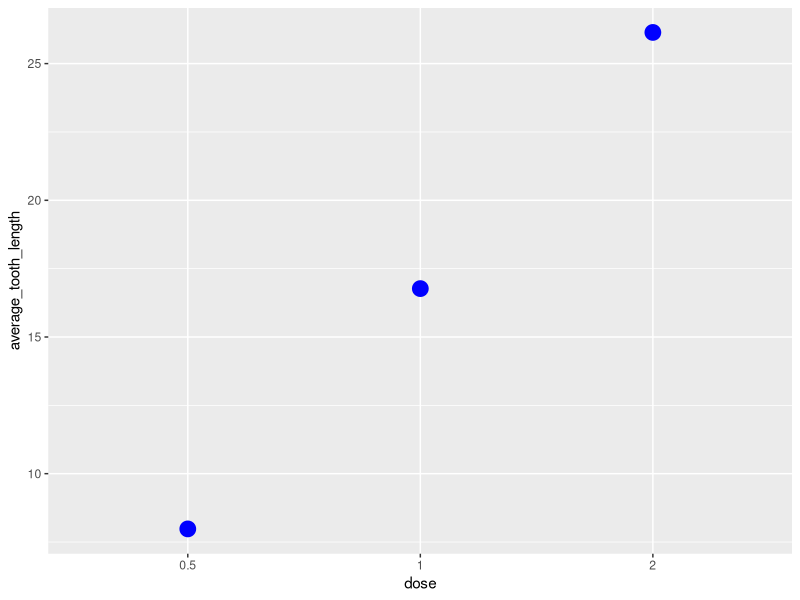
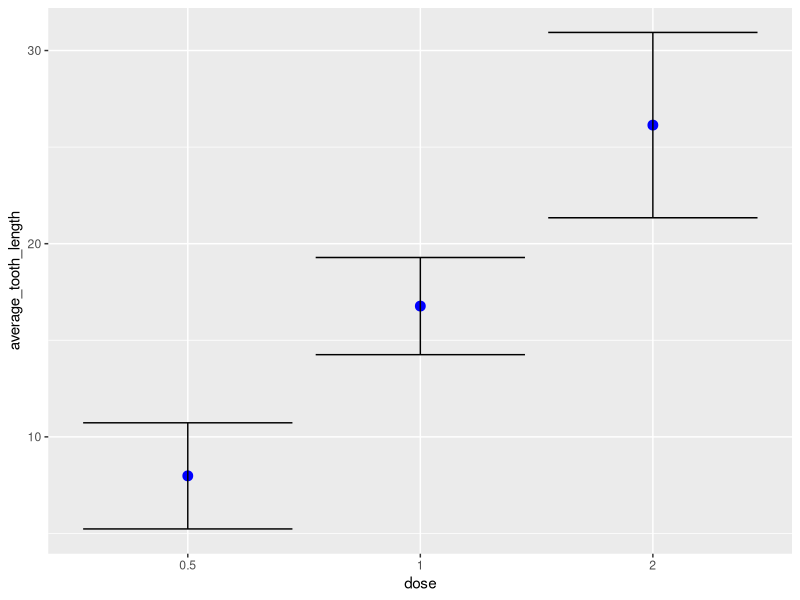
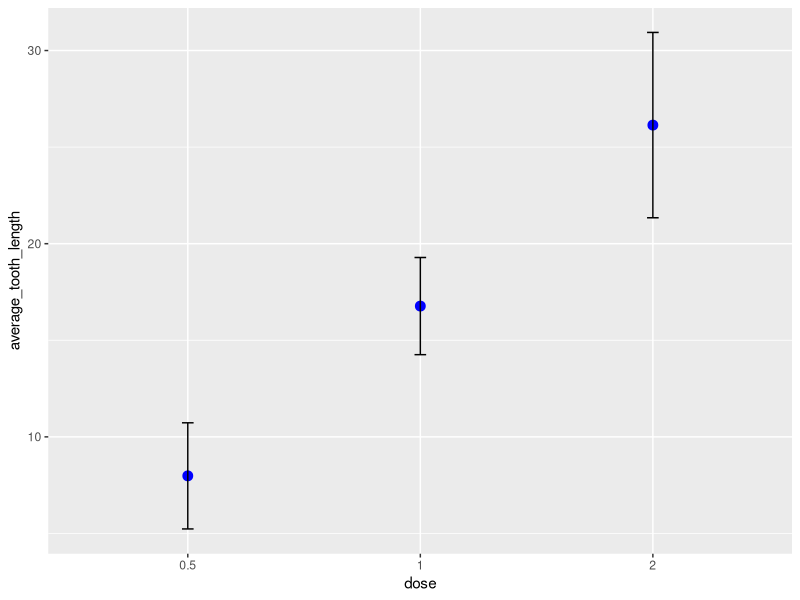
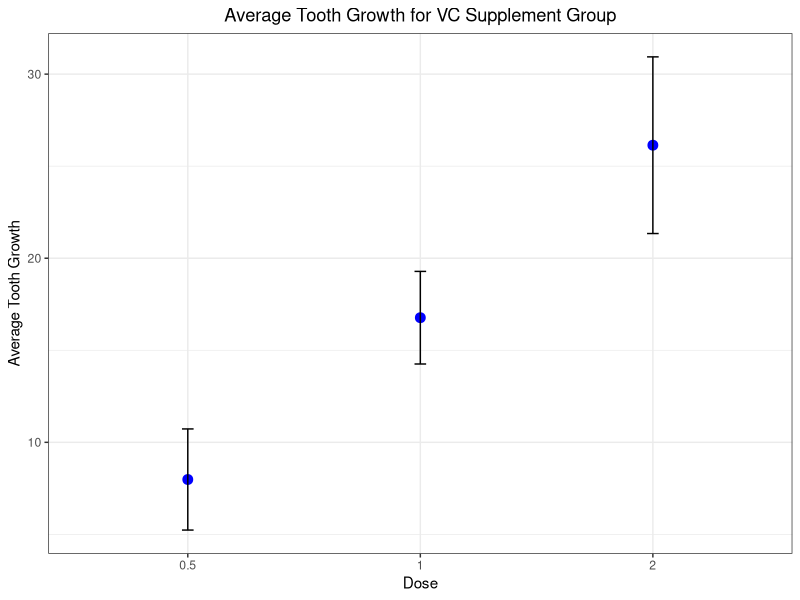
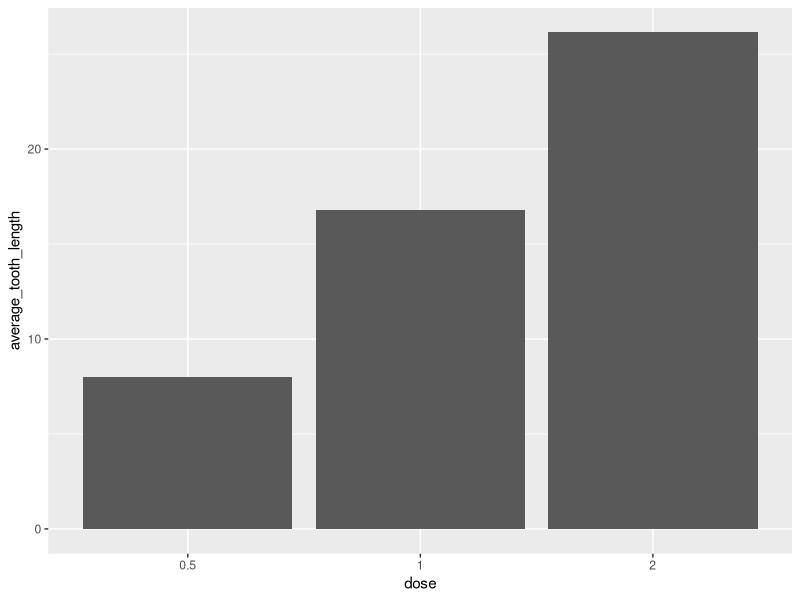
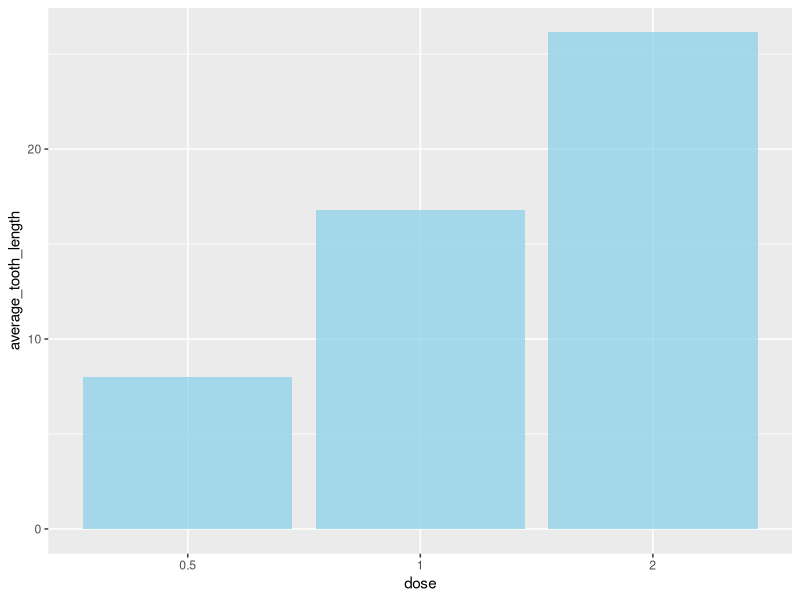
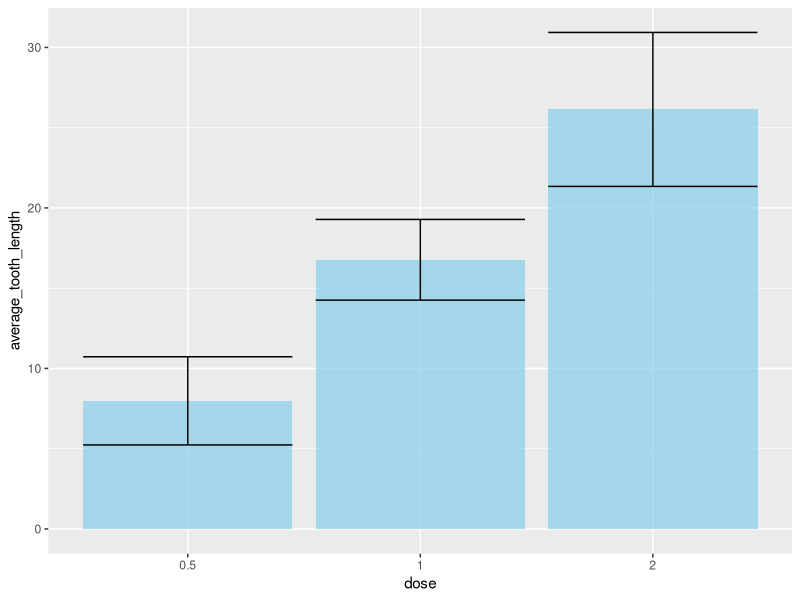
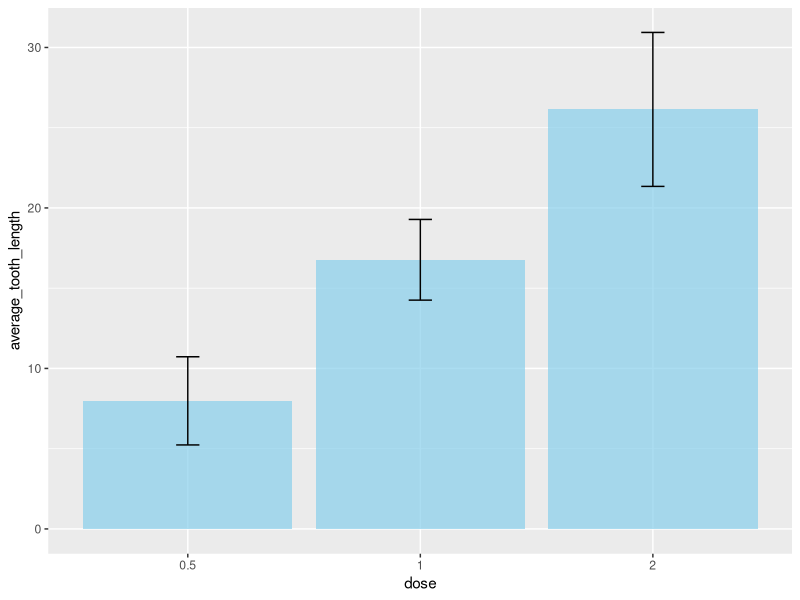

Generate these figures, in order, with R:
## Errorbars are mean +- standard deviation

library(tidyverse)


?geom_errorbar

?ToothGrowth
View(ToothGrowth)
glimpse(ToothGrowth)

unique(ToothGrowth$supp)
unique(ToothGrowth$dose)
summary(ToothGrowth)

ToothGrowth %>% 
  group_by(dose) %>% 
  summarise(average_tooth_length = mean(len))

ToothGrowth %>% 
  filter(supp == 'VC') %>% 
  group_by(dose) %>% 
  summarise(average_tooth_length = mean(len))
  
ToothGrowth %>% 
  filter(supp == 'VC') %>% 
  mutate(dose = as.factor(dose)) %>% 
  group_by(dose) %>% 
  summarise(average_tooth_length = mean(len)) %>% 
  glimpse()


ToothGrowth %>% 
  filter(supp == 'VC') %>% 
  mutate(dose = as.factor(dose)) %>% 
  group_by(dose) %>% 
  summarise(average_tooth_length = mean(len),
            sd_tooth_length = sd(len))

ToothGrowth %>% 
  filter(supp == 'VC') %>% 
  mutate(dose = as.factor(dose)) %>% 
  group_by(dose) %>% 
  summarise(average_tooth_length = mean(len),
            sd_tooth_length = sd(len)) %>% 
  ggplot(aes(dose, average_tooth_length)) + 
  geom_point(size = 5, colour = "blue")


ToothGrowth %>% 
  filter(supp == 'VC') %>% 
  mutate(dose = as.factor(dose)) %>% 
  group_by(dose) %>% 
  summarise(average_tooth_length = mean(len),
            sd_tooth_length = sd(len)) %>% 
  ggplot(aes(dose, average_tooth_length)) + 
  geom_point(size = 3, colour = "blue") +
  geom_errorbar(aes(x = dose,
                    ymin = average_tooth_length - sd_tooth_length,
                    ymax = average_tooth_length + sd_tooth_length))

ToothGrowth %>% 
  filter(supp == 'VC') %>% 
  mutate(dose = as.factor(dose)) %>% 
  group_by(dose) %>% 
  summarise(average_tooth_length = mean(len),
            sd_tooth_length = sd(len)) %>% 
  ggplot(aes(dose, average_tooth_length)) + 
  geom_point(size = 3, colour = "blue") +
  geom_errorbar(aes(x = dose,
                    ymin = average_tooth_length - sd_tooth_length,
                    ymax = average_tooth_length + sd_tooth_length,
                    width = 0.05))

################################################################################
ToothGrowth %>% 
  filter(supp == 'VC') %>% 
  mutate(dose = as.factor(dose)) %>% 
  group_by(dose) %>% 
  summarise(average_tooth_length = mean(len),
            sd_tooth_length = sd(len)) %>% 
  ggplot(aes(dose, average_tooth_length)) + 
  geom_point(size = 3, colour = "blue") +
  geom_errorbar(aes(x = dose,
                    ymin = average_tooth_length - sd_tooth_length,
                    ymax = average_tooth_length + sd_tooth_length,
                    width = 0.05)) +
  labs(title = "Average Tooth Growth for VC Supplement Group") +
  xlab("Dose") +
  ylab("Average Tooth Growth")+
  theme_bw()+
  theme(plot.title = element_text(hjust = 0.5))
################################################################################  


ToothGrowth %>% 
  filter(supp == "VC") %>% 
  mutate(dose = as.factor(dose)) %>% 
  group_by(dose) %>% 
  summarise(average_tooth_length = mean(len),
            sd_tooth_length = sd(len)) %>% 
  ggplot(aes(dose, average_tooth_length))+
  geom_bar(stat = "identity")     #################### VVI  VVI

ToothGrowth %>% 
  filter(supp == "VC") %>% 
  mutate(dose = as.factor(dose)) %>% 
  group_by(dose) %>% 
  summarise(average_tooth_length = mean(len),
            sd_tooth_length = sd(len)) %>% 
  ggplot(aes(dose, average_tooth_length)) +
  geom_bar(stat = "identity", fill = "skyblue", alpha = 0.7)

ToothGrowth %>% 
  filter(supp == "VC") %>% 
  mutate(dose = as.factor(dose)) %>% 
  group_by(dose) %>% 
  summarise(average_tooth_length = mean(len),
            sd_tooth_length = sd(len)) %>% 
  ggplot(aes(dose, average_tooth_length)) +
  geom_bar(stat = "identity", fill = "skyblue", alpha = 0.7) +
  geom_errorbar(aes(dose,
                    ymax = average_tooth_length + sd_tooth_length,
                    ymin = average_tooth_length - sd_tooth_length))

ToothGrowth %>% 
  filter(supp == "VC") %>% 
  mutate(dose = as.factor(dose)) %>% 
  group_by(dose) %>% 
  summarise(average_tooth_length = mean(len),
            sd_tooth_length = sd(len)) %>% 
  ggplot(aes(dose, average_tooth_length)) +
  geom_bar(stat = "identity", fill = "skyblue", alpha = 0.7) +
  geom_errorbar(aes(dose,
                    ymax = average_tooth_length + sd_tooth_length,
                    ymin = average_tooth_length - sd_tooth_length,
                    width = 0.1))

ToothGrowth %>% 
  filter(supp == "VC") %>% 
  mutate(dose = as.factor(dose)) %>% 
  group_by(dose) %>% 
  summarise(average_tooth_length = mean(len),
            sd_tooth_length = sd(len)) %>% 
  ggplot(aes(dose, average_tooth_length)) +
  geom_bar(stat = "identity", fill = "skyblue", alpha = 0.7) +
  geom_errorbar(aes(dose,
                    ymax = average_tooth_length + sd_tooth_length,
                    ymin = average_tooth_length - sd_tooth_length,
                    width = 0.1))+
  labs(title = "Average Tooth Growth for VC Supplement Group") +
  xlab("Dose") +
  ylab("Average Tooth Growth")

################################################################################
ToothGrowth %>% 
  filter(supp == "VC") %>% 
  mutate(dose = as.factor(dose)) %>% 
  group_by(dose) %>% 
  summarise(average_tooth_length = mean(len),
            sd_tooth_length = sd(len)) %>% 
  ggplot(aes(dose, average_tooth_length)) +
  geom_bar(stat = "identity", fill = "skyblue", alpha = 0.7) +    ##### VVI
  geom_errorbar(aes(dose,
                    ymax = average_tooth_length + sd_tooth_length,
                    ymin = average_tooth_length - sd_tooth_length,
                    width = 0.1))+
  labs(title = "Average Tooth Growth for VC Supplement Group") +
  xlab("Dose") +
  ylab("Average Tooth Growth")+
  theme_bw()+
  theme(plot.title = element_text(hjust = 0.5))
################################################################################









